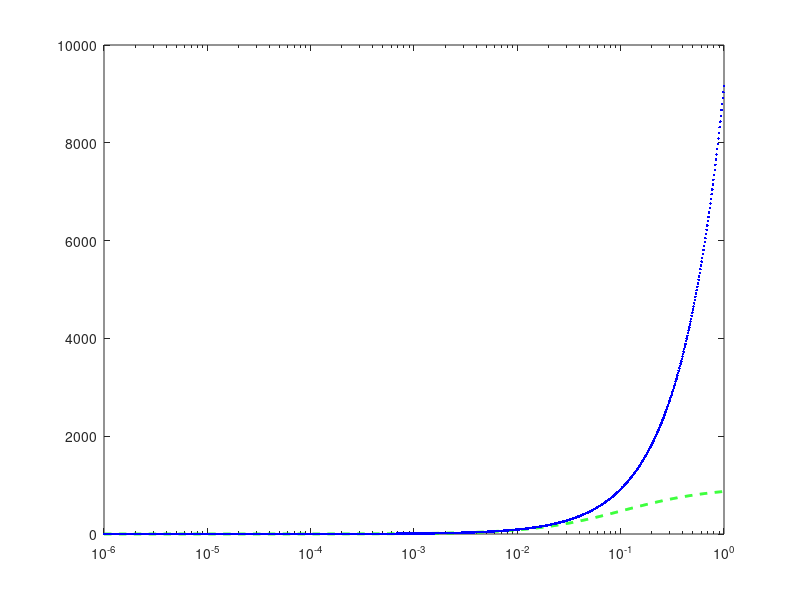

MATLAB code to generate this figure:
clear all; close all; clc;

L = logspace(-6,0,1000);
h = 6.63e-34; %physical_constant("PlanchNumber");
c = 3e8;
lambda = 405e-9;

deadtime = 1.5e-8;
Ep = h * c / lambda;
A = (3e-3)^2;
pde = 0.5;%*10^-4.135;
pde2=0.5;
T  = 1e-9;
N = 14410;

alpha = A * pde / (N*Ep);

Long_count = N * alpha * T * L ./ (1 + alpha * deadtime * L);
my_count = pde2 * L * A * T / Ep;


figure();
semilogx(L,Long_count,'g--','linewidth',2);
hold on;
semilogx(L,my_count,'b.','linewidth',2);